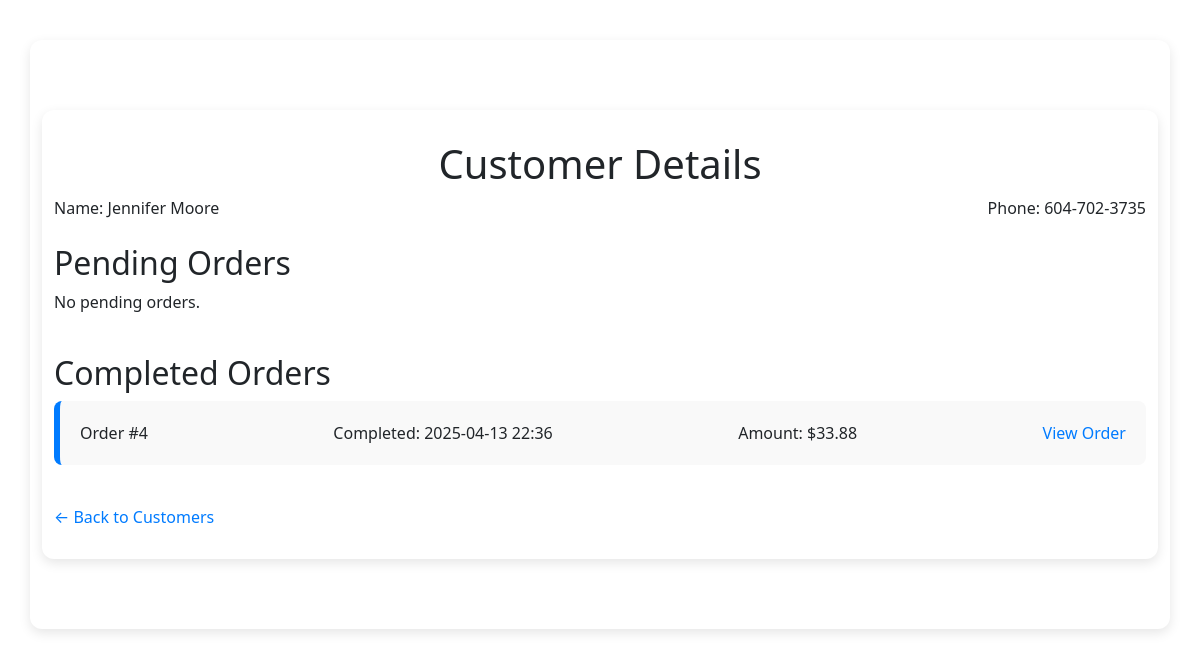
The page /customers/8 on the database its author committed.
### model.py (models this page shows, shortened)
class Customer(db.Model):
    __tablename__ = "customers"
    id = mapped_column(Integer, primary_key=True, autoincrement=True)
    name = mapped_column(String)
    phone = mapped_column(String)
    order = relationship("Order", back_populates="customer")
    def pending_orders(self):
        pending_orders = []
        for order in self.order:
            if order.completed is None:
                pending_orders.append(order)
        return pending_orders
    def completed_orders(self):
        completed_orders = []
        for order in self.order:
            if order.completed is not None:
                completed_orders.append(order)
        return completed_orders

class Order(db.Model):
        __tablename__ = "order"
        id = mapped_column(Integer, primary_key=True, autoincrement=True)
        customer_id = mapped_column(Integer, ForeignKey("customers.id"))
        created = mapped_column(DateTime, default=datetime.now)
        completed = mapped_column(DateTime, nullable=True)
        amount = mapped_column(Float, nullable=True)
        product_order = relationship("ProductOrder", back_populates="order")
        customer = relationship("Customer", back_populates="order")

### app.py (the view)
@app.route("/customers/<int:id>")
def customer_detail(id):
    customer = db.session.execute(db.select(Customer).where(Customer.id == id)).scalar()
    return render_template("customer.html", data=customer)

### templates/customer.html (shortened to what this page needs)
{% extends "base.html" %}
{% block content %}
<div class="container">
    <h1>Customer Details</h1>
    <div class="customers-list">
        <div class="customer-info">
            <span class="customer-name">Name: {{ data.name }}</span>
            <span class="customer-phone">Phone: {{ data.phone }}</span>
        </div>
    </div>
    <br>
    <h2>Pending Orders</h2>
    {% if data.pending_orders() %}
        <ul class="customers-list">
            {% for order in data.pending_orders() %}
            <li>
                <div class="customer-info">
                    <span class="customer-name">Order #{{ order.id }}</span>
                    <span class="customer-phone">Created: {{ order.created.strftime('%Y-%m-%d %H:%M') }}</span>
                    <a class="customer-link" href="{{ url_for('order_detail', id=order.id) }}">View Order</a>
                </div>
            </li>
            {% endfor %}
        </ul>
    {% else %}
        <p>No pending orders.</p>
    {% endif %}
    <br>
    <h2>Completed Orders</h2>
    {% if data.completed_orders() %}
        <ul class="customers-list">
            {% for order in data.completed_orders() %}
            <li>
                <div class="customer-info">
                    <span class="customer-name">Order #{{ order.id }}</span>
                    <span class="customer-phone">Completed: {{ order.completed.strftime('%Y-%m-%d %H:%M') }}</span>
                    <span class="customer-phone">Amount: ${{ "%.2f"|format(order.amount) }}</span>
                    <a class="customer-link" href="{{ url_for('order_detail', id=order.id) }}">View Order</a>
                </div>
            </li>
            {% endfor %}
        </ul>
    {% else %}
        <p>No completed orders.</p>
    {% endif %}
    <br>
    <a class="customer-link" href="{{ url_for('show_customers') }}">← Back to Customers</a>
</div>
{% endblock %}

### static/style.css (style rules this page uses)
body { background-color: #a3a2a2; color: #333; font-family: "Segoe UI", Tahoma, Geneva, Verdana, sans-serif; margin: 0; padding: 0; min-height: 100vh; }
.container { background-color: #fff; padding: 30px; margin-top: 40px; margin-bottom: 40px; border-radius: 12px; box-shadow: 0 4px 12px rgba(0, 0, 0, 0.1); max-width: 800px; }
h1 { color: #222; font-weight: 600; text-align: center; margin-bottom: 30px; }
ul.customers-list { list-style: none; padding: 0; }
ul.customers-list li { background-color: #f9f9f9; border-left: 6px solid #007BFF; margin-bottom: 15px; padding: 20px; border-radius: 8px; }
.customer-info { display: flex; justify-content: space-between; flex-wrap: wrap; }
.customer-link { color: #007BFF; text-decoration: none; }

### rows shown on the page
Customer: name "Jennifer Moore", phone "604-702-3735"
Order: id "4", completed "2025-04-13 22:36", amount "33.88"
